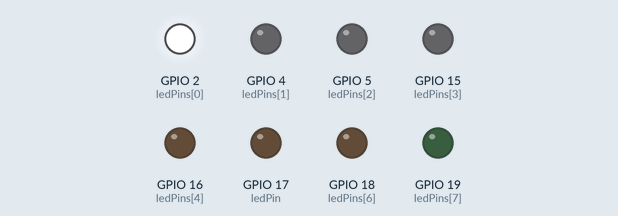
This sketch was run on a simulated ESP32. Parts: output pins drawn as LEDs (lit = HIGH).

Above: at 0.4 s.
At 2.0 s:
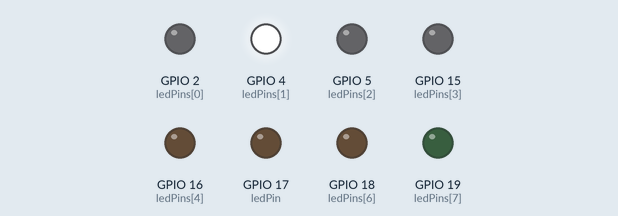
At 3.6 s:
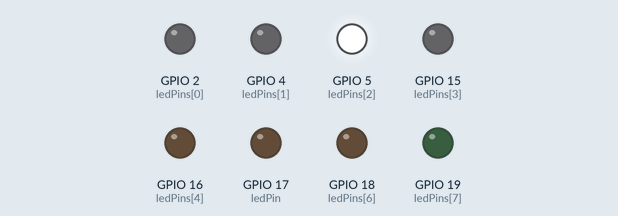
At 6.8 s:
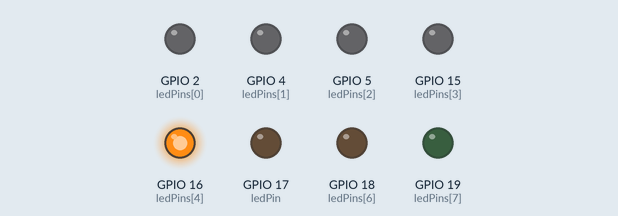
At 10.0 s:
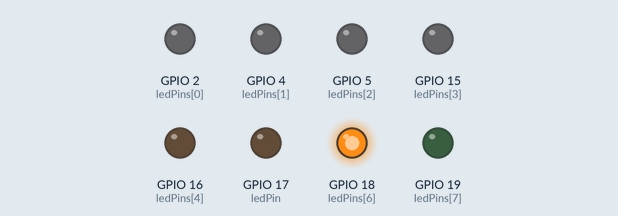
At 13.2 s:
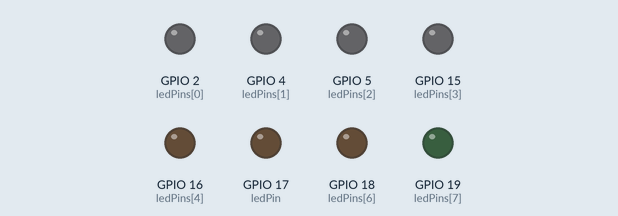
Timing chart, 0 to 18.7 s (numbered marks = the images above):
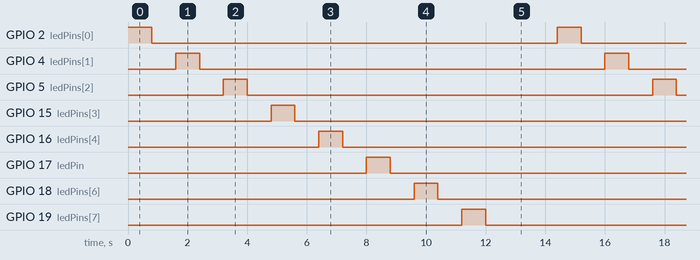

Measured:
- by itself, GPIO 2 (ledPins[0]), GPIO 4 (ledPins[1]), GPIO 5 (ledPins[2]), GPIO 15 (ledPins[3]), GPIO 16 (ledPins[4]), GPIO 17 (ledPin), GPIO 18 (ledPins[6]), GPIO 19 (ledPins[7]): alternates HIGH for 0.80 s and LOW for 13.6 s
- by itself, everything shown: repeats every 14.4 s, in 16 steps

The sketch:

sketch.ino
```cpp
const int ledPins[] = {2, 4, 5, 15, 16, 17, 18, 19, 22};
const int numLeds = sizeof(ledPins) / sizeof(ledPins[0]);
const int espera = 800;
const int buttonPin = 34;
const int ledPin = 17;
void setup() {
  for(int i = 0; i < numLeds - 1; i ++){
    pinMode(ledPins[i], OUTPUT);
  }
  pinMode(ledPin , OUTPUT);
  pinMode(buttonPin , INPUT);
}

void loop() {
  for(int i = 0; i < numLeds; i++){
    digitalWrite(ledPins[i], HIGH);
    delay(espera);
    digitalWrite(ledPins[i], LOW);
    delay(espera);
  }
}
  
```
